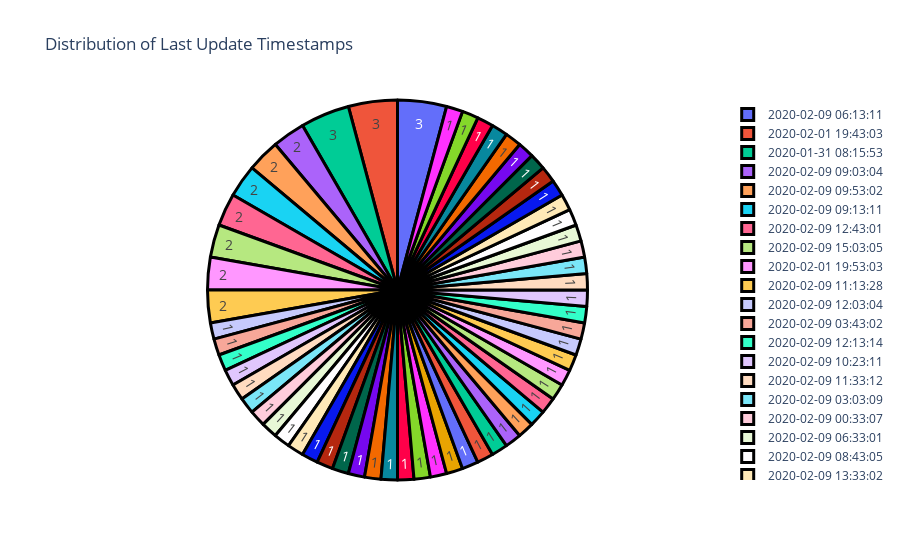

Here is the notebook cell this chart was saved with:
### Code cell
import pandas as pd
import plotly.graph_objects as go

# Read the CSV from URL
url = "https://raw.githubusercontent.com/CSSEGISandData/COVID-19/master/archived_data/archived_daily_case_updates/02-09-2020_1030.csv"
df = pd.read_csv(url)

# Get value counts for 'Last Update' column (shows date and time)
last_update_counts = df['Last Update'].value_counts()
labels = last_update_counts.index
counts = last_update_counts.values

# Create pie chart with Plotly
figure = go.Figure(data=[go.Pie(labels=labels, values=counts)])
figure.update_layout(title_text="Distribution of Last Update Timestamps")
figure.update_traces(hoverinfo="label+percent", textinfo="value", textfont_size=14, marker=dict(line=dict(color='#000000', width=3)))

# Show figure
figure.show()

### Figure 1 — Plotly figure (JSON) as saved in the notebook; plotly's stock layout.template omitted (floating-point values rounded to 4 significant figures)
{"data": [{"hoverinfo": "label+percent", "labels": ["2020-02-09 06:13:11", "2020-02-01 19:43:03", "2020-01-31 08:15:53", "2020-02-09 09:03:04", "2020-02-09 09:53:02", "2020-02-09 09:13:11", "2020-02-09 12:43:01", "2020-02-09 15:03:05", "2020-02-01 19:53:03", "2020-02-09 11:13:28", "2020-02-09 12:03:04", "2020-02-09 03:43:02", "2020-02-09 12:13:14", "2020-02-09 10:23:11", "2020-02-09 11:33:12", "2020-02-09 03:03:09", "2020-02-09 00:33:07", "2020-02-09 06:33:01", "2020-02-09 08:43:05", "2020-02-09 13:33:02", "2020-02-09 08:53:02", "2020-02-09 12:23:03", "2020-02-09 04:03:07", "2020-02-09 02:23:07", "2020-02-09 11:23:08", "2020-02-09 09:33:02", "2020-02-09 12:33:01", "2020-02-09 02:43:02", "2020-02-09 01:23:08", "2020-02-09 02:03:11", "2020-02-08 12:53:01", "2020-02-08 07:23:04", "2020-02-09 02:33:02", "2020-02-06 02:13:15", "2020-02-08 10:23:04", "2020-02-07 01:03:02", "2020-02-06 03:13:22", "2020-02-01 18:12:49", "2020-02-07 05:43:03", "2020-02-03 21:43:02", "2020-02-08 09:53:01", "2020-02-06 14:23:04", "2020-02-08 07:03:16", "2020-02-07 18:33:02", "2020-02-07 16:43:04", "2020-02-07 17:53:02", "2020-02-04 00:13:06", "2020-01-31 16:13:45", "2020-02-03 03:53:02", "2020-02-03 00:43:02", "2020-02-02 22:33:07", "2020-02-04 15:43:02", "2020-02-04 00:03:11", "2020-02-01 23:43:02", "2020-02-01 01:52:40", "2020-02-08 03:43:03", "2020-02-01 02:13:26", "2020-02-05 21:53:02", "2020-02-09 07:03:04"], "marker": {"line": {"color": "#000000", "width": 3}}, "textfont": {"size": 14}, "textinfo": "value", "type": "pie", "values": [3, 3, 3, 2, 2, 2, 2, 2, 2, 2, 1, 1, 1, 1, 1, 1, 1, 1, 1, 1, 1, 1, 1, 1, 1, 1, 1, 1, 1, 1, 1, 1, 1, 1, 1, 1, 1, 1, 1, 1, 1, 1, 1, 1, 1, 1, 1, 1, 1, 1, 1, 1, 1, 1, 1, 1, 1, 1, 1]}], "layout": {"title": {"text": "Distribution of Last Update Timestamps"}}}
